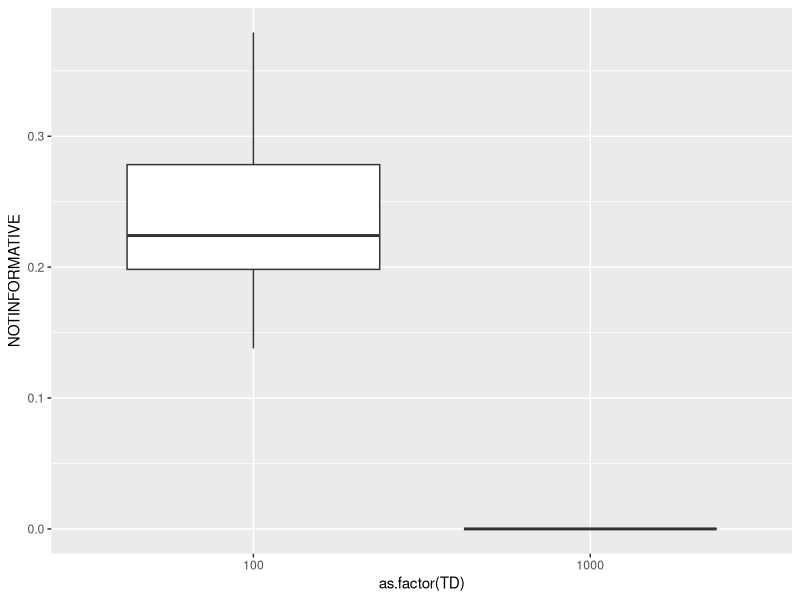
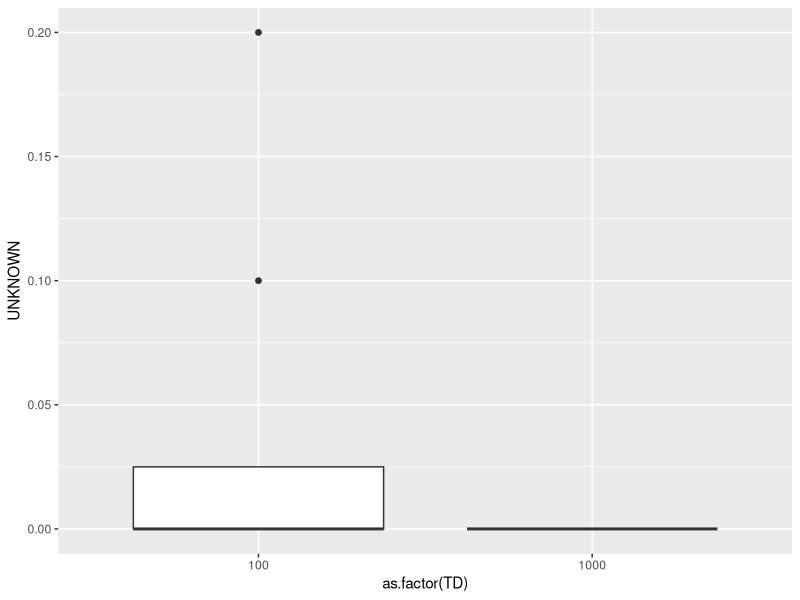
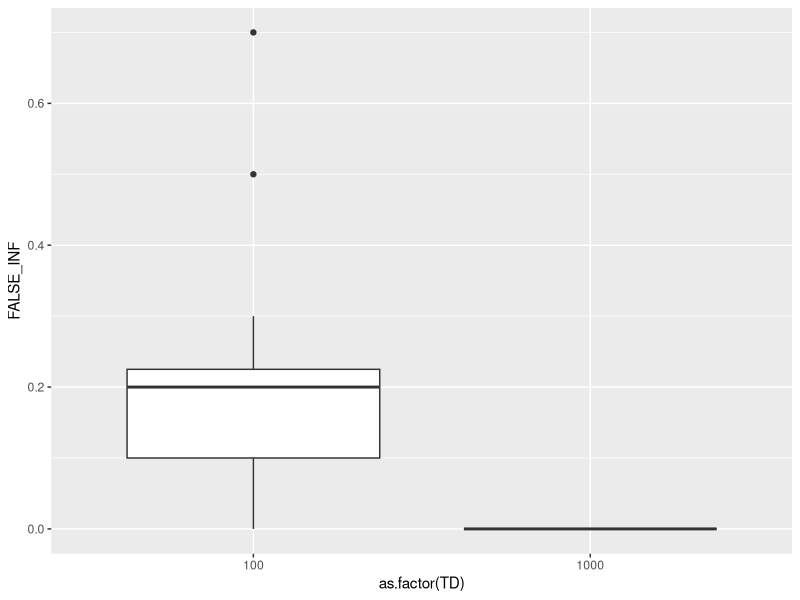
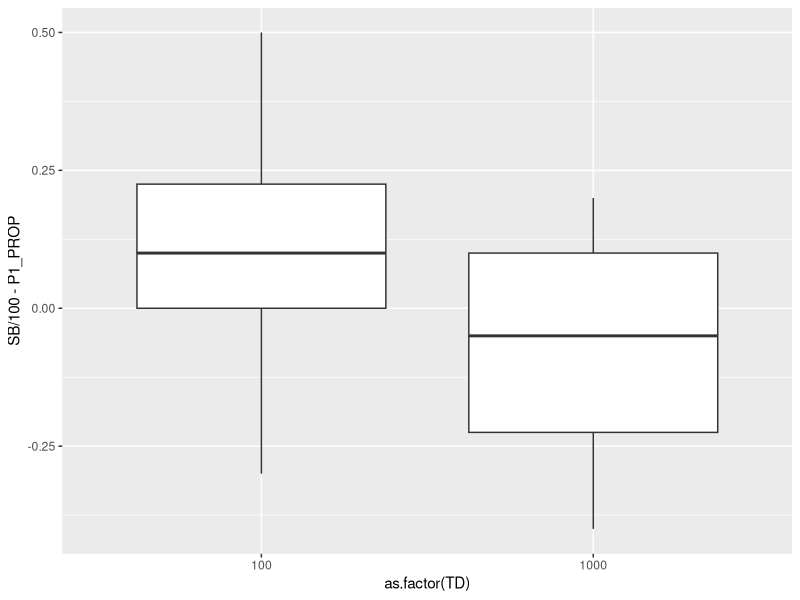
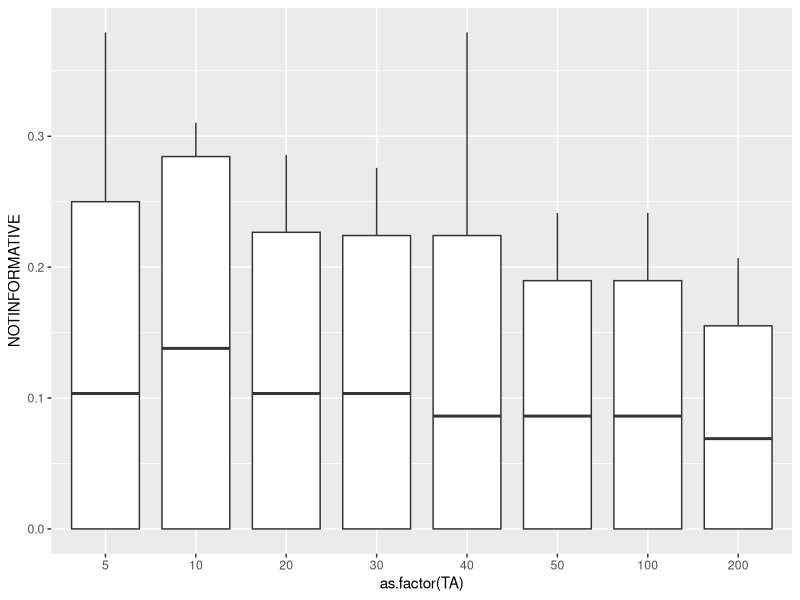
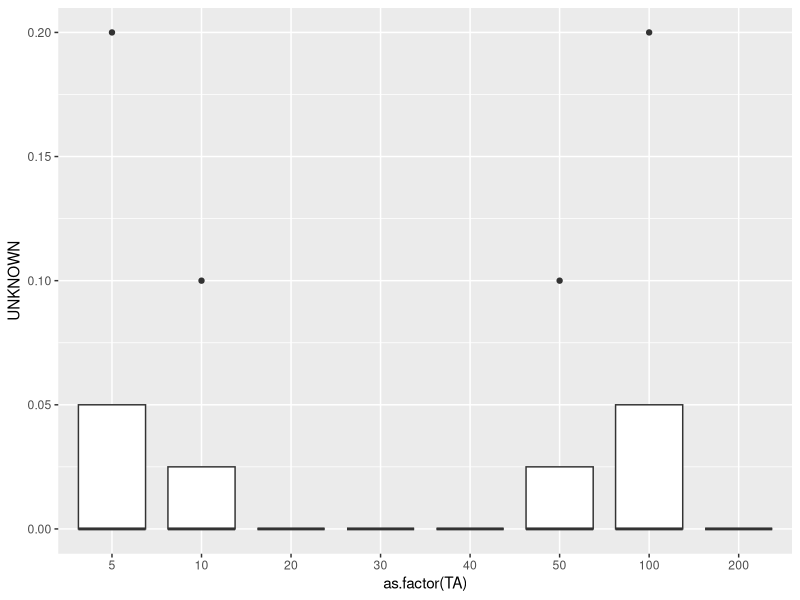
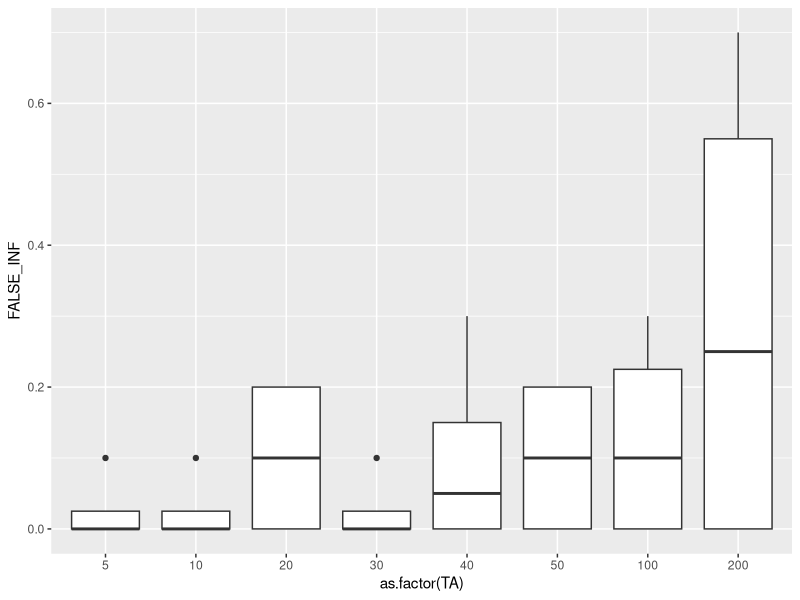
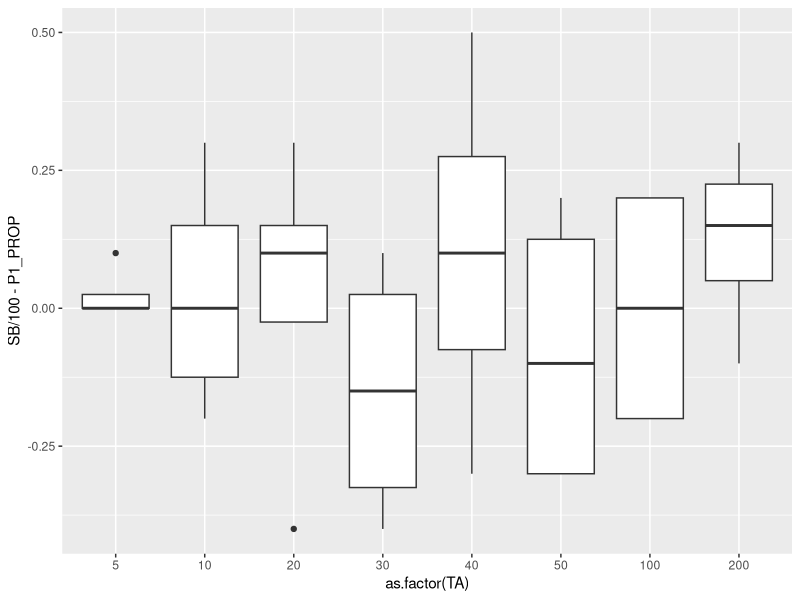

Here is the R script that generated these plots, in order:
library(tidyverse)
library(ggplot2)

treedata <- read_csv("treedata.csv", col_names = FALSE)
colnames(treedata) <- c("ID","SOURCE", "TD", "TA","SB","N_SAMPLES","NOTINFORMATIVE","P1_PROP","P2_PROP","UNKNOWN","FALSE_INF")


ggplot(treedata, aes(x = as.factor(TD), y = NOTINFORMATIVE)) +
    geom_boxplot()
ggplot(treedata, aes(x = as.factor(TD), y = UNKNOWN)) +
    geom_boxplot()
ggplot(treedata, aes(x = as.factor(TD), y = FALSE_INF)) +
    geom_boxplot()
ggplot(treedata, aes(x = as.factor(TD), y = SB/100-P1_PROP)) +
    geom_boxplot()




ggplot(treedata, aes(x = as.factor(TA), y = NOTINFORMATIVE)) +
    geom_boxplot()
ggplot(treedata, aes(x = as.factor(TA), y = UNKNOWN)) +
    geom_boxplot()
ggplot(treedata, aes(x = as.factor(TA), y = FALSE_INF)) +
    geom_boxplot()
ggplot(treedata, aes(x = as.factor(TA), y = SB/100-P1_PROP)) +
    geom_boxplot()

ggplot(treedata, aes(x = as.factor(N_SAMPLES), y = NOTINFORMATIVE)) +
    geom_boxplot()
ggplot(treedata, aes(x = as.factor(N_SAMPLES), y = UNKNOWN)) +
    geom_boxplot()
ggplot(treedata, aes(x = as.factor(N_SAMPLES), y = FALSE_INF)) +
    geom_boxplot()
ggplot(treedata, aes(x = as.factor(N_SAMPLES), y = SB/100-P1_PROP)) +
    geom_boxplot()
